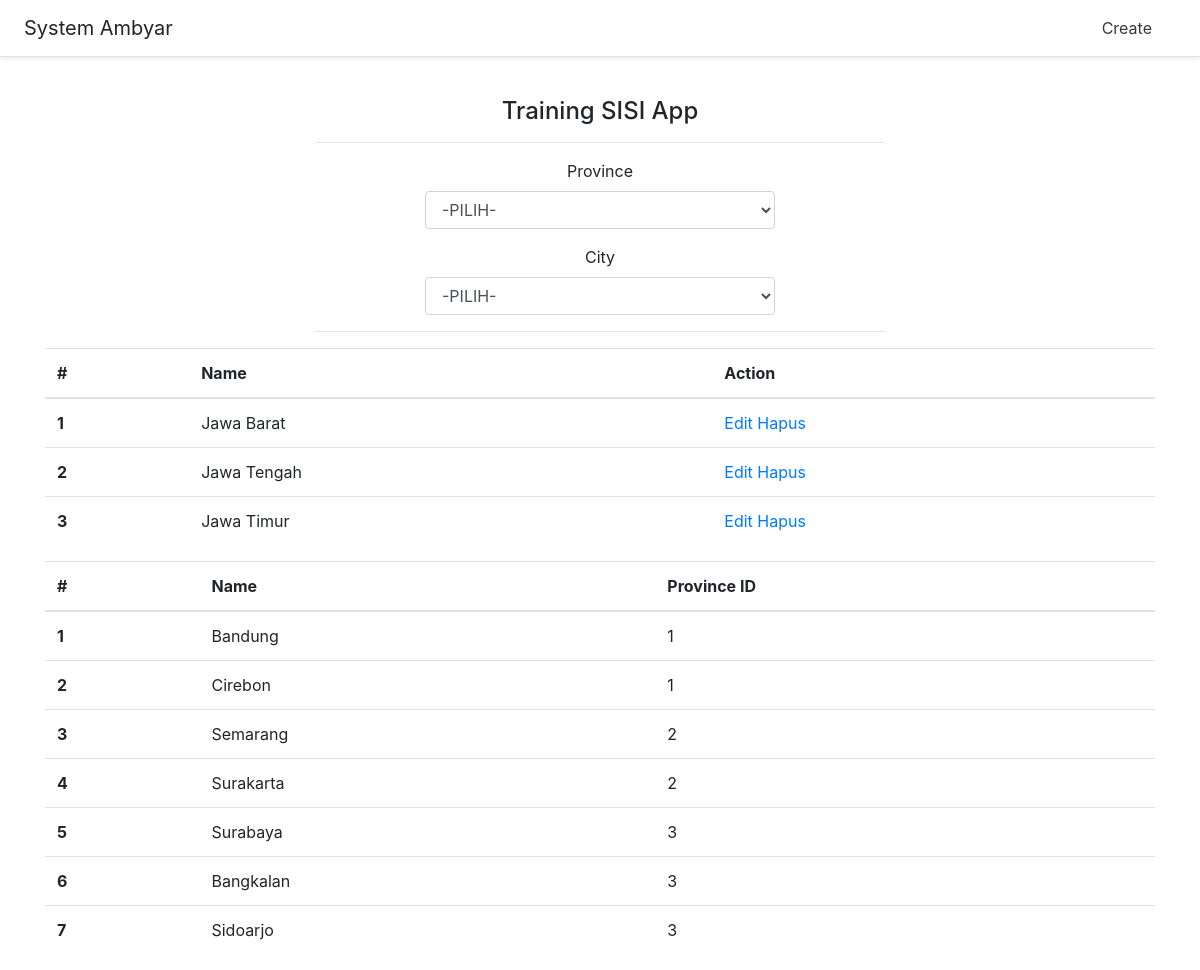
The page / on the database its author committed.
### tables this page shows
CREATE TABLE `province` (
  `id` int(11) NOT NULL,
  `name` varchar(255) NOT NULL
);

CREATE TABLE `city` (
  `id` int(11) NOT NULL,
  `name` varchar(255) NOT NULL,
  `province_id` int(11) NOT NULL
);

### application/controllers/Pages.php (called while the page is built, shortened)
<?php
class Pages extends CI_Controller{
	function __construct(){
		$this->load->model('m_pages');
	}
	function index(){
		$x['data']=$this->m_pages->get_province();
		$x['province'] = $this->db->get('province')->result_array();
		$x['city'] = $this->db->get('city')->result_array();
		$this->load->view('index',$x);
	}
}

### index.php (called while the page is built, shortened)
<?php
require_once BASEPATH.'core/CodeIgniter.php';

### application/views/index.php (the view, shortened to what this page needs)
<!DOCTYPE html>
<html lang="en">
<head>
    <link rel="stylesheet" href="<?= base_url('assets/'); ?>bootstrap/css/bootstrap.min.css">
    <link rel="stylesheet" href="<?= base_url('assets/'); ?>bootstrap/css/bootstrap.css">
</head>
<body>
<div class="d-flex flex-column flex-md-row align-items-center p-3 px-md-4 mb-3 bg-white border-bottom shadow-sm">
    <h5 class="my-0 mr-md-auto font-weight-normal">System Ambyar</h5>
    <nav class="my-2 my-md-0 mr-md-3">
        <a class="p-2 text-dark" href="<?= base_url('pages/create'); ?>">Create</a>
    </nav>
</div>
	<br />
	<center>
	<div class="col-md-6 col-md-offset-3">
		<div class="thumbnail">
			<h4>
				<center>Training SISI App</center>
			</h4>
			<hr />
			<form class="form-horizontal">
				<div class="form-group">
					<label class="control-label col-md-3">Province</label>
					<div class="col-md-8">
						<select name="province" id="province" class="form-control">
							<option value="0">-PILIH-</option>
						</select>
					</div>
				</div>
				<div class="form-group">
					<label class="control-label col-md-3">City</label>
					<div class="col-md-8">
						<select name="city" class="city form-control">
							<option value="0">-PILIH-</option>
						</select>
					</div>
				</div>
			</form>
			<hr />
		</div>
	</div>
	</center>
	<div class="container">
	<table class="table table-hover">
                <thead>
                    <tr>
                        <th scope="col">#</th>
                        <th scope="col">Name</th>
                        <th scope="col">Action</th>
                    </tr>
                </thead>
                <tbody>
                    <?php $i = 1; ?>
                    <?php foreach($province as $province){ ?>
                        <tr>
                            <th scope="row"><?= $i; ?></th>
                            <td><?= $province['name']; ?></td>
                            <td>
							<?php echo anchor('pages/edit/'.$province['id'],'Edit'); ?>
                              <?php echo anchor('pages/hapus/'.$province['id'],'Hapus'); ?>
                            </td>
                        </tr>
                        <?php $i++; ?>
						<?php } ?>
                </tbody>
            </table></div>
	<div class="container">
	<table class="table table-hover">
                <thead>
                    <tr>
                        <th scope="col">#</th>
                        <th scope="col">Name</th>
                        <th scope="col">Province ID</th>
                    </tr>
                </thead>
                <tbody>
                    <?php $i = 1; ?>
                    <?php foreach ($city as $city) : ?>
                        <tr>
                            <th scope="row"><?= $i; ?></th>
                            <td><?= $city['name']; ?></td>
                            <td><?= $city['province_id']; ?></td>
                        </tr>
                        <?php $i++; ?>
                    <?php endforeach; ?>
                </tbody>
            </table></div>
</body>
</html>

### rows shown on the page
province: name "Jawa Barat", id "Edit", id "Hapus"
province: name "Jawa Tengah", id "Edit", id "Hapus"
province: name "Jawa Timur", id "Edit", id "Hapus"
city: name "Bandung", province "1"
city: name "Cirebon", province "1"
city: name "Semarang", province "2"
city: name "Surakarta", province "2"
city: name "Surabaya", province "3"
city: name "Bangkalan", province "3"
city: name "Sidoarjo", province "3"
